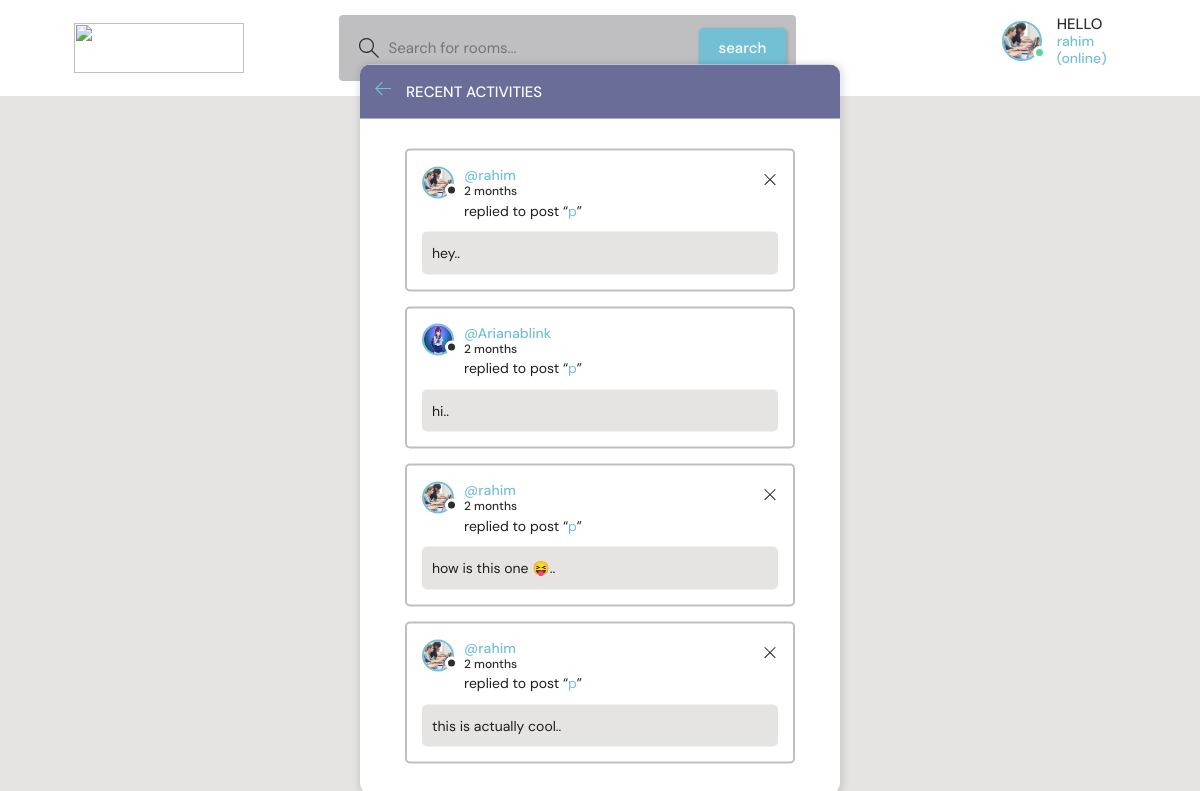
The page /mode/light/activity/ (signed in) on the database its author committed.
### base/models.py (models this page shows, shortened)
class User(AbstractUser):
    name=models.CharField(max_length=50, null=True)
    email=models.EmailField(unique=True, null=True)
    about=models.TextField(max_length=300, null=True, blank=True)
    avatar=models.ImageField(null=True, default='avatar.svg')
    REQUIRED_FIELDS=[]

class Message(models.Model):
    user=models.ForeignKey(User, on_delete=models.CASCADE)
    room=models.ForeignKey(Room,  on_delete=models.CASCADE)
    body=models.TextField()
    files=models.FileField( default=None, blank=True, max_length=5248280000 ,validators=[file_size])
    image=models.ImageField(null=True, default=None, max_length=5*1024*1024)
    updated=models.DateTimeField(auto_now=True)
    created=models.DateTimeField(auto_now_add=True)
    is_read=models.BooleanField(default=False)
    class Meta():
        ordering=["-updated","-created"]

class Room(models.Model):
    host=models.ForeignKey(User, on_delete=models.SET_NULL, null=True)
    topic=models.ForeignKey(Topic,  on_delete=models.SET_NULL, null=True)
    title=models.CharField(max_length=100)
    participants=models.ManyToManyField(User, related_name='participants', blank=True)
    description=models.TextField(null=True, blank=True)
    rules=models.TextField(null=True, blank=True)
    updated=models.DateTimeField(auto_now=True)
    created=models.DateTimeField(auto_now_add=True)
    class Meta():
        ordering=["-updated","-created"]
    def __str__(self):
        return self.title

### base/views_2.py (the view)
def activity_2(request):
    room_messages = Message.objects.all()[:5]
    context= {'room_messages':room_messages}
    return render(request, 'light/activity.html', context)

### templates/light/activity.html (shortened to what this page needs)
{%extends 'light/main.html'%}
{% block content%}
    <main class="layout">
      <div class="container">
        <div class="layout__box">
          <div class="layout__boxHeader">
            <div class="layout__boxTitle">
              <a href="{% url 'light-index'%}">
                <svg version="1.1" xmlns="http://www.w3.org/2000/svg" width="32" height="32" viewBox="0 0 32 32">
                  <title>arrow-left</title>
                  <path
                    d="M13.723 2.286l-13.723 13.714 13.719 13.714 1.616-1.611-10.96-10.96h27.625v-2.286h-27.625l10.965-10.965-1.616-1.607z"
                  ></path>
                </svg>
              </a>
              <h3>Recent Activities</h3>
            </div>
          </div>
          <div class="activities-page layout__body">
            {% for message in room_messages%}
            <div class="activities__box">
              <div class="activities__boxHeader roomListRoom__header">
                <a href="{% url 'light-profile-page' message.user.id %}" class="roomListRoom__author">
                  <div class="avatar avatar--small">
                    <img src="{{message.user.avatar.url}}" />
                  </div>
                  <p>
                    @{{message.user.username}}
                    <span>{{message.created|timesince}}</span>
                  </p>
                </a>
                {% if request.user  == message.user %}
                <div class="roomListRoom__actions">
                  <a href="{% url 'light-delete-message' message.id %}">
                    <svg version="1.1" xmlns="http://www.w3.org/2000/svg" width="32" height="32" viewBox="0 0 32 32">
                      <title>remove</title>
                      <path
                        d="M27.314 6.019l-1.333-1.333-9.98 9.981-9.981-9.981-1.333 1.333 9.981 9.981-9.981 9.98 1.333 1.333 9.981-9.98 9.98 9.98 1.333-1.333-9.98-9.98 9.98-9.981z"
                      ></path>
                    </svg>
                  </a>
                </div>
                {%endif%}
              </div>
              <div class="activities__boxContent">
                <p>replied to post “<a href="{% url 'light-home' message.room.id %}">{{message.room}}</a>”</p>
                <div class="activities__boxRoomContent">
                  {{message.body}}..
                </div>
              </div>
            </div>
            {%endfor%}
          </div>
        </div>
      </div>
    </main>
{%endblock content%}

### templates/light/navbar.html (shortened to what this page needs)
{% load static%}
<header class="header header--loggedIn">
    <div class="container">
      <a href="{% url 'light-index' %}" class="header__logo">
          <img style="width:17rem; height:5rem;" src="{% static 'images/team/white.png' %}" alt="">
      </a>
      <form method="GET" action="{% url 'light-index' %}" class="header__search">
        <label>
          <input name="q" placeholder="Search for rooms..." />
          <button class="btn" type="submit">search</button>
        </label>
      </form>
      <nav class="header__menu">
        {% if request.user.is_authenticated%}
        <div class="header__user">
          <a href="{% url 'light-profile-page' request.user.id %}">
            <div class="avatar avatar--medium active">
              <img src="{{request.user.avatar.url}}" />
            </div>
            <p>HELLO<span>{{request.user.username}}<br>(online)</span><p>
          </a>
        </div>
        {%else%}
        <a href="{% url 'light-login' %}">
          <img src="{% static 'images/avatar.svg' %}" />
          <p>Login</p>
        </a>
        {%endif%}
      </nav>
    </div>
  </header>

### rows shown on the page
User: user.avatar (picture), user.username "rahim"
Message: user.avatar (picture), user.username "rahim", created "2 months", room "p", body "hey"
Message: user.avatar (picture), user.username "Arianablink", created "2 months", room "p", body "hi"
Message: user.avatar (picture), user.username "rahim", created "2 months", room "p", body "how is this one 😝"
Message: user.avatar (picture), user.username "rahim", created "2 months", room "p", body "this is actually cool"
